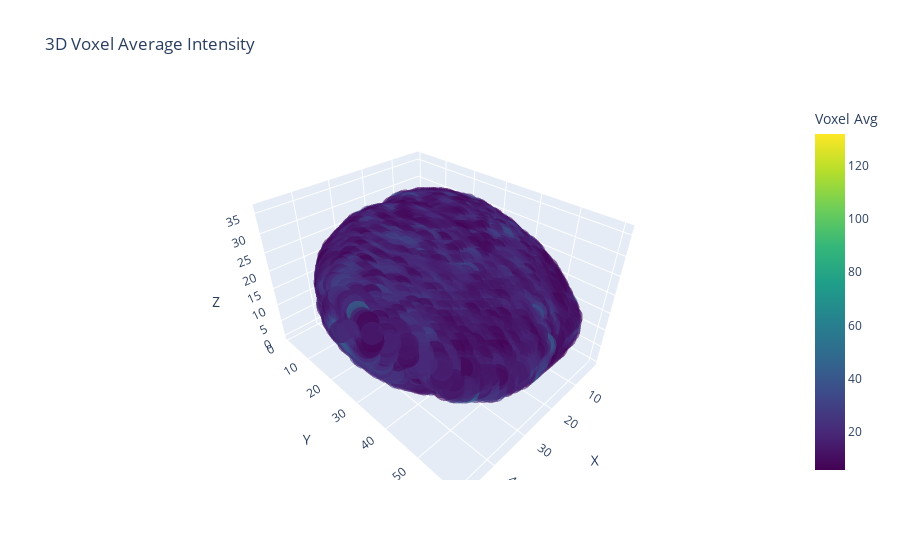

The code cell stored with this chart in its notebook:
### Code cell
fig = px.scatter_3d(
    voxel_avg_lang,
    x='X', y='Y', z='Z',
    color='voxel_avg',
    color_continuous_scale='Viridis',
    opacity=0.6,
    title='3D Voxel Average Intensity'
)

fig.update_layout(
    scene=dict(
        xaxis_title='X',
        yaxis_title='Y',
        zaxis_title='Z'
    ),
    coloraxis_colorbar=dict(title='Voxel Avg')
)

fig.show()
fig.write_html("lang_voxel_3d_plot.html")

### Figure 1 — Plotly figure (JSON) as saved in the notebook; plotly's stock layout.template omitted (floating-point values rounded to 4 significant figures; data arrays with more than 128 entries replaced by an {"elided": "..."} marker saying what was removed)
{"data": [{"hovertemplate": "X=%{x}<br>Y=%{y}<br>Z=%{z}<br>voxel_avg=%{marker.color}<extra></extra>", "legendgroup": "", "marker": {"color": {"elided": "48125 float values"}, "coloraxis": "coloraxis", "opacity": 0.6, "symbol": "circle"}, "mode": "markers", "name": "", "scene": "scene", "showlegend": false, "type": "scatter3d", "x": {"elided": "48125 int values"}, "y": {"elided": "48125 int values"}, "z": {"elided": "48125 int values"}}], "layout": {"coloraxis": {"colorbar": {"title": {"text": "Voxel Avg"}}, "colorscale": [[0, "#440154"], [0.1111, "#482878"], [0.2222, "#3e4989"], [0.3333, "#31688e"], [0.4444, "#26828e"], [0.5556, "#1f9e89"], [0.6667, "#35b779"], [0.7778, "#6ece58"], [0.8889, "#b5de2b"], [1, "#fde725"]]}, "legend": {"tracegroupgap": 0}, "scene": {"domain": {"x": [0, 1], "y": [0, 1]}, "xaxis": {"title": {"text": "X"}}, "yaxis": {"title": {"text": "Y"}}, "zaxis": {"title": {"text": "Z"}}}, "title": {"text": "3D Voxel Average Intensity"}}}
